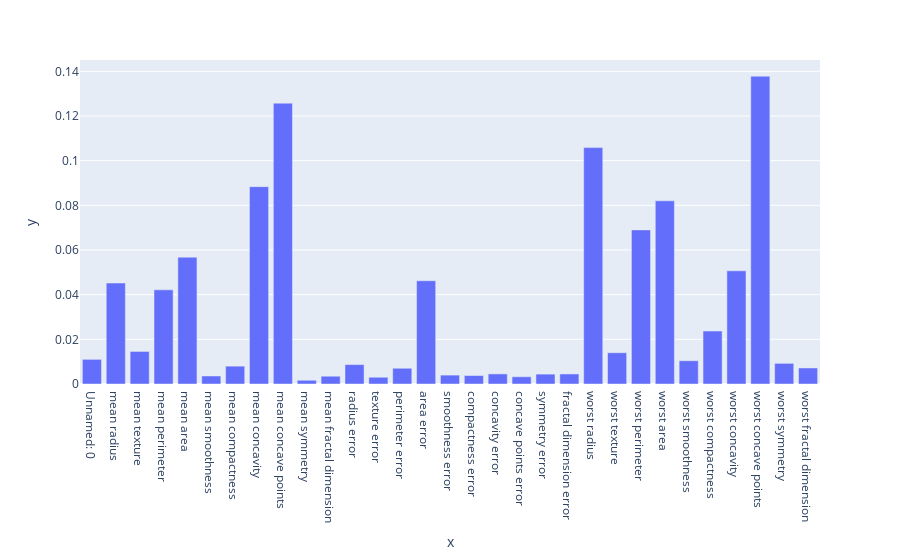

The cell this chart's notebook holds for it:
### Markdown cell above
And then we can create a bar chart of feature importances:

- With `px` Do `bar` using:
    - freestyle `x=` followed by From `X` Get `columns`
    - freestyle `y=` followed by From `randomForest` Get `feature_importances_`

### Code cell
px.bar(x= (X.columns),y= (randomForest.feature_importances_))

#<xml xmlns="https://developers.google.com/blockly/xml"><variables><variable id="^?2M|ayhvs.c|vD]E$Iz">px</variable><variable id=".X4`4]:_GBz1DeII8[o2">X</variable><variable id="w_aKAuJ3s$kVqAIZ6-,=">randomForest</variable></variables><block type="varDoMethod_Python" id="YM}(aO.R{2Do:d1.1Xdb" x="-61" y="217"><mutation items="2"></mutation><field name="VAR" id="^?2M|ayhvs.c|vD]E$Iz">px</field><field name="MEMBER">bar</field><data>px:bar</data><value name="ADD0"><block type="valueOutputCodeBlock_Python" id="hq6KHv`G.3(lFSP{7fc$"><field name="CODE">x=</field><value name="INPUT"><block type="varGetProperty_Python" id="*_n+gL-2Hf3Lwj6U`T+v"><field name="VAR" id=".X4`4]:_GBz1DeII8[o2">X</field><field name="MEMBER">columns</field><data>X:columns</data></block></value></block></value><value name="ADD1"><block type="valueOutputCodeBlock_Python" id="|~(*PA1Kz%:?1v~sgUjT"><field name="CODE">y=</field><value name="INPUT"><block type="varGetProperty_Python" id="r7VV`#JEs=l1B*Imc*:k"><field name="VAR" id="w_aKAuJ3s$kVqAIZ6-,=">randomForest</field><field name="MEMBER">feature_importances_</field><data>randomForest:feature_importances_</data></block></value></block></value></block></xml>

### Figure 1 — Plotly figure (JSON) as saved in the notebook; plotly's stock layout.template omitted (floating-point values rounded to 4 significant figures)
{"data": [{"alignmentgroup": "True", "hovertemplate": "x=%{x}<br>y=%{y}<extra></extra>", "legendgroup": "", "marker": {"color": "#636efa", "pattern": {"shape": ""}}, "name": "", "offsetgroup": "", "orientation": "v", "showlegend": false, "textposition": "auto", "type": "bar", "x": ["Unnamed: 0", "mean radius", "mean texture", "mean perimeter", "mean area", "mean smoothness", "mean compactness", "mean concavity", "mean concave points", "mean symmetry", "mean fractal dimension", "radius error", "texture error", "perimeter error", "area error", "smoothness error", "compactness error", "concavity error", "concave points error", "symmetry error", "fractal dimension error", "worst radius", "worst texture", "worst perimeter", "worst area", "worst smoothness", "worst compactness", "worst concavity", "worst concave points", "worst symmetry", "worst fractal dimension"], "xaxis": "x", "y": [0.01103, 0.04521, 0.01458, 0.04216, 0.05677, 0.003595, 0.007998, 0.08837, 0.1257, 0.00167, 0.003484, 0.008686, 0.003021, 0.007047, 0.04623, 0.003987, 0.003792, 0.004521, 0.003251, 0.004428, 0.004501, 0.1059, 0.01399, 0.06901, 0.08201, 0.01041, 0.02371, 0.05067, 0.1378, 0.009247, 0.007183], "yaxis": "y"}], "layout": {"autosize": true, "barmode": "relative", "legend": {"tracegroupgap": 0}, "margin": {"t": 60}, "xaxis": {"anchor": "y", "autorange": true, "domain": [0, 1], "range": [-0.5, 30.5], "title": {"text": "x"}, "type": "category"}, "yaxis": {"anchor": "x", "autorange": true, "domain": [0, 1], "range": [0, 0.1451], "title": {"text": "y"}, "type": "linear"}}}
